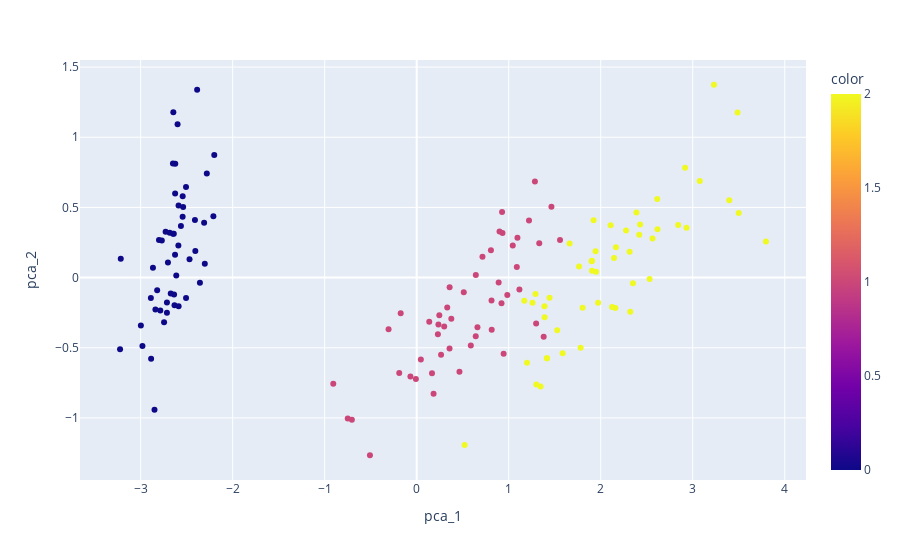

The code cell stored with this chart in its notebook:
### Markdown cell above
## 참고

- interactive plot
- 3D plot

### Code cell
# interactive plot 출력

# 라이브러리 호출
import plotly.express as px
from sklearn.decomposition import PCA

# feature 지정
feature = data[['sepal_length', 'sepal_width', 'petal_length', 'petal_width']]

# PCA 기법 반영 (2차원으로 축소) 및 데이터 프레임 형성
pca = PCA(n_components=2)
components = pd.DataFrame(pca.fit_transform(feature))
components.columns = ['pca_1', 'pca_2']

# plotly 도표 생성
fig = px.scatter(components, x='pca_1', y='pca_2', color=data['target'])
fig.show()

### Figure 1 — Plotly figure (JSON) as saved in the notebook; plotly's stock layout.template omitted (floating-point values rounded to 4 significant figures; data arrays with more than 128 entries replaced by an {"elided": "..."} marker saying what was removed)
{"data": [{"hovertemplate": "pca_1=%{x}<br>pca_2=%{y}<br>color=%{marker.color}<extra></extra>", "legendgroup": "", "marker": {"color": {"elided": "150 int values"}, "coloraxis": "coloraxis", "symbol": "circle"}, "mode": "markers", "name": "", "orientation": "v", "showlegend": false, "type": "scatter", "x": {"elided": "150 float values"}, "xaxis": "x", "y": {"elided": "150 float values"}, "yaxis": "y"}], "layout": {"coloraxis": {"colorbar": {"title": {"text": "color"}}, "colorscale": [[0, "#0d0887"], [0.1111, "#46039f"], [0.2222, "#7201a8"], [0.3333, "#9c179e"], [0.4444, "#bd3786"], [0.5556, "#d8576b"], [0.6667, "#ed7953"], [0.7778, "#fb9f3a"], [0.8889, "#fdca26"], [1, "#f0f921"]]}, "legend": {"tracegroupgap": 0}, "margin": {"t": 60}, "xaxis": {"anchor": "y", "domain": [0, 1], "title": {"text": "pca_1"}}, "yaxis": {"anchor": "x", "domain": [0, 1], "title": {"text": "pca_2"}}}}
